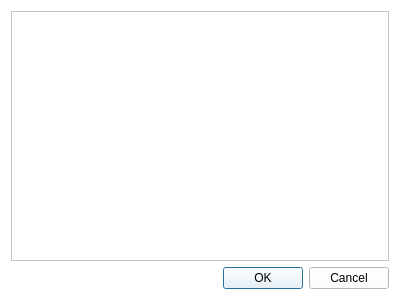
<?xml version="1.0" encoding="UTF-8"?>
<ui version="4.0">
 <class>Selections</class>
 <widget class="QDialog" name="Selections">
  <property name="geometry">
   <rect>
    <x>0</x>
    <y>0</y>
    <width>400</width>
    <height>300</height>
   </rect>
  </property>
  <property name="palette">
   <palette>
    <active>
     <colorrole role="WindowText">
      <brush brushstyle="SolidPattern">
       <color alpha="255">
        <red>0</red>
        <green>0</green>
        <blue>0</blue>
       </color>
      </brush>
     </colorrole>
     <colorrole role="Button">
      <brush brushstyle="SolidPattern">
       <color alpha="255">
        <red>255</red>
        <green>255</green>
        <blue>255</blue>
       </color>
      </brush>
     </colorrole>
     <colorrole role="Light">
      <brush brushstyle="SolidPattern">
       <color alpha="255">
        <red>255</red>
        <green>255</green>
        <blue>255</blue>
       </color>
      </brush>
     </colorrole>
     <colorrole role="Midlight">
      <brush brushstyle="SolidPattern">
       <color alpha="255">
        <red>255</red>
        <green>255</green>
        <blue>255</blue>
       </color>
      </brush>
     </colorrole>
     <colorrole role="Dark">
      <brush brushstyle="SolidPattern">
       <color alpha="255">
        <red>127</red>
        <green>127</green>
        <blue>127</blue>
       </color>
      </brush>
     </colorrole>
     <colorrole role="Mid">
      <brush brushstyle="SolidPattern">
       <color alpha="255">
        <red>170</red>
        <green>170</green>
        <blue>170</blue>
       </color>
      </brush>
     </colorrole>
     <colorrole role="Text">
      <brush brushstyle="SolidPattern">
       <color alpha="255">
        <red>0</red>
        <green>0</green>
        <blue>0</blue>
       </color>
      </brush>
     </colorrole>
     <colorrole role="BrightText">
      <brush brushstyle="SolidPattern">
       <color alpha="255">
        <red>255</red>
        <green>255</green>
        <blue>255</blue>
       </color>
      </brush>
     </colorrole>
     <colorrole role="ButtonText">
      <brush brushstyle="SolidPattern">
       <color alpha="255">
        <red>0</red>
        <green>0</green>
        <blue>0</blue>
       </color>
      </brush>
     </colorrole>
     <colorrole role="Base">
      <brush brushstyle="SolidPattern">
       <color alpha="255">
        <red>255</red>
        <green>255</green>
        <blue>255</blue>
       </color>
      </brush>
     </colorrole>
     <colorrole role="Window">
      <brush brushstyle="SolidPattern">
       <color alpha="255">
        <red>255</red>
        <green>255</green>
        <blue>255</blue>
       </color>
      </brush>
     </colorrole>
     <colorrole role="Shadow">
      <brush brushstyle="SolidPattern">
       <color alpha="255">
        <red>0</red>
        <green>0</green>
        <blue>0</blue>
       </color>
      </brush>
     </colorrole>
     <colorrole role="AlternateBase">
      <brush brushstyle="SolidPattern">
       <color alpha="255">
        <red>255</red>
        <green>255</green>
        <blue>255</blue>
       </color>
      </brush>
     </colorrole>
     <colorrole role="ToolTipBase">
      <brush brushstyle="SolidPattern">
       <color alpha="255">
        <red>255</red>
        <green>255</green>
        <blue>220</blue>
       </color>
      </brush>
     </colorrole>
     <colorrole role="ToolTipText">
      <brush brushstyle="SolidPattern">
       <color alpha="255">
        <red>0</red>
        <green>0</green>
        <blue>0</blue>
       </color>
      </brush>
     </colorrole>
     <colorrole role="PlaceholderText">
      <brush brushstyle="SolidPattern">
       <color alpha="127">
        <red>0</red>
        <green>0</green>
        <blue>0</blue>
       </color>
      </brush>
     </colorrole>
     <colorrole role="Accent">
      <brush brushstyle="SolidPattern">
       <color alpha="255">
        <red>255</red>
        <green>255</green>
        <blue>255</blue>
       </color>
      </brush>
     </colorrole>
    </active>
    <inactive>
     <colorrole role="WindowText">
      <brush brushstyle="SolidPattern">
       <color alpha="255">
        <red>0</red>
        <green>0</green>
        <blue>0</blue>
       </color>
      </brush>
     </colorrole>
     <colorrole role="Button">
      <brush brushstyle="SolidPattern">
       <color alpha="255">
        <red>255</red>
        <green>255</green>
        <blue>255</blue>
       </color>
      </brush>
     </colorrole>
     <colorrole role="Light">
      <brush brushstyle="SolidPattern">
       <color alpha="255">
        <red>255</red>
        <green>255</green>
        <blue>255</blue>
       </color>
      </brush>
     </colorrole>
     <colorrole role="Midlight">
      <brush brushstyle="SolidPattern">
       <color alpha="255">
        <red>255</red>
        <green>255</green>
        <blue>255</blue>
       </color>
      </brush>
     </colorrole>
     <colorrole role="Dark">
      <brush brushstyle="SolidPattern">
       <color alpha="255">
        <red>127</red>
        <green>127</green>
        <blue>127</blue>
       </color>
      </brush>
     </colorrole>
     <colorrole role="Mid">
      <brush brushstyle="SolidPattern">
       <color alpha="255">
        <red>170</red>
        <green>170</green>
        <blue>170</blue>
       </color>
      </brush>
     </colorrole>
     <colorrole role="Text">
      <brush brushstyle="SolidPattern">
       <color alpha="255">
        <red>0</red>
        <green>0</green>
        <blue>0</blue>
       </color>
      </brush>
     </colorrole>
     <colorrole role="BrightText">
      <brush brushstyle="SolidPattern">
       <color alpha="255">
        <red>255</red>
        <green>255</green>
        <blue>255</blue>
       </color>
      </brush>
     </colorrole>
     <colorrole role="ButtonText">
      <brush brushstyle="SolidPattern">
       <color alpha="255">
        <red>0</red>
        <green>0</green>
        <blue>0</blue>
       </color>
      </brush>
     </colorrole>
     <colorrole role="Base">
      <brush brushstyle="SolidPattern">
       <color alpha="255">
        <red>255</red>
        <green>255</green>
        <blue>255</blue>
       </color>
      </brush>
     </colorrole>
     <colorrole role="Window">
      <brush brushstyle="SolidPattern">
       <color alpha="255">
        <red>255</red>
        <green>255</green>
        <blue>255</blue>
       </color>
      </brush>
     </colorrole>
     <colorrole role="Shadow">
      <brush brushstyle="SolidPattern">
       <color alpha="255">
        <red>0</red>
        <green>0</green>
        <blue>0</blue>
       </color>
      </brush>
     </colorrole>
     <colorrole role="AlternateBase">
      <brush brushstyle="SolidPattern">
       <color alpha="255">
        <red>255</red>
        <green>255</green>
        <blue>255</blue>
       </color>
      </brush>
     </colorrole>
     <colorrole role="ToolTipBase">
      <brush brushstyle="SolidPattern">
       <color alpha="255">
        <red>255</red>
        <green>255</green>
        <blue>220</blue>
       </color>
      </brush>
     </colorrole>
     <colorrole role="ToolTipText">
      <brush brushstyle="SolidPattern">
       <color alpha="255">
        <red>0</red>
        <green>0</green>
        <blue>0</blue>
       </color>
      </brush>
     </colorrole>
     <colorrole role="PlaceholderText">
      <brush brushstyle="SolidPattern">
       <color alpha="127">
        <red>0</red>
        <green>0</green>
        <blue>0</blue>
       </color>
      </brush>
     </colorrole>
     <colorrole role="Accent">
      <brush brushstyle="SolidPattern">
       <color alpha="255">
        <red>255</red>
        <green>255</green>
        <blue>255</blue>
       </color>
      </brush>
     </colorrole>
    </inactive>
    <disabled>
     <colorrole role="WindowText">
      <brush brushstyle="SolidPattern">
       <color alpha="255">
        <red>127</red>
        <green>127</green>
        <blue>127</blue>
       </color>
      </brush>
     </colorrole>
     <colorrole role="Button">
      <brush brushstyle="SolidPattern">
       <color alpha="255">
        <red>255</red>
        <green>255</green>
        <blue>255</blue>
       </color>
      </brush>
     </colorrole>
     <colorrole role="Light">
      <brush brushstyle="SolidPattern">
       <color alpha="255">
        <red>255</red>
        <green>255</green>
        <blue>255</blue>
       </color>
      </brush>
     </colorrole>
     <colorrole role="Midlight">
      <brush brushstyle="SolidPattern">
       <color alpha="255">
        <red>255</red>
        <green>255</green>
        <blue>255</blue>
       </color>
      </brush>
     </colorrole>
     <colorrole role="Dark">
      <brush brushstyle="SolidPattern">
       <color alpha="255">
        <red>127</red>
        <green>127</green>
        <blue>127</blue>
       </color>
      </brush>
     </colorrole>
     <colorrole role="Mid">
      <brush brushstyle="SolidPattern">
       <color alpha="255">
        <red>170</red>
        <green>170</green>
        <blue>170</blue>
       </color>
      </brush>
     </colorrole>
     <colorrole role="Text">
      <brush brushstyle="SolidPattern">
       <color alpha="255">
        <red>127</red>
        <green>127</green>
        <blue>127</blue>
       </color>
      </brush>
     </colorrole>
     <colorrole role="BrightText">
      <brush brushstyle="SolidPattern">
       <color alpha="255">
        <red>255</red>
        <green>255</green>
        <blue>255</blue>
       </color>
      </brush>
     </colorrole>
     <colorrole role="ButtonText">
      <brush brushstyle="SolidPattern">
       <color alpha="255">
        <red>127</red>
        <green>127</green>
        <blue>127</blue>
       </color>
      </brush>
     </colorrole>
     <colorrole role="Base">
      <brush brushstyle="SolidPattern">
       <color alpha="255">
        <red>255</red>
        <green>255</green>
        <blue>255</blue>
       </color>
      </brush>
     </colorrole>
     <colorrole role="Window">
      <brush brushstyle="SolidPattern">
       <color alpha="255">
        <red>255</red>
        <green>255</green>
        <blue>255</blue>
       </color>
      </brush>
     </colorrole>
     <colorrole role="Shadow">
      <brush brushstyle="SolidPattern">
       <color alpha="255">
        <red>0</red>
        <green>0</green>
        <blue>0</blue>
       </color>
      </brush>
     </colorrole>
     <colorrole role="AlternateBase">
      <brush brushstyle="SolidPattern">
       <color alpha="255">
        <red>255</red>
        <green>255</green>
        <blue>255</blue>
       </color>
      </brush>
     </colorrole>
     <colorrole role="ToolTipBase">
      <brush brushstyle="SolidPattern">
       <color alpha="255">
        <red>255</red>
        <green>255</green>
        <blue>220</blue>
       </color>
      </brush>
     </colorrole>
     <colorrole role="ToolTipText">
      <brush brushstyle="SolidPattern">
       <color alpha="255">
        <red>0</red>
        <green>0</green>
        <blue>0</blue>
       </color>
      </brush>
     </colorrole>
     <colorrole role="PlaceholderText">
      <brush brushstyle="SolidPattern">
       <color alpha="127">
        <red>127</red>
        <green>127</green>
        <blue>127</blue>
       </color>
      </brush>
     </colorrole>
     <colorrole role="Accent">
      <brush brushstyle="SolidPattern">
       <color alpha="255">
        <red>255</red>
        <green>255</green>
        <blue>255</blue>
       </color>
      </brush>
     </colorrole>
    </disabled>
   </palette>
  </property>
  <property name="windowTitle">
   <string>Dialog</string>
  </property>
  <layout class="QVBoxLayout" name="verticalLayout">
   <item>
    <widget class="QListWidget" name="selectionsList"/>
   </item>
   <item>
    <widget class="QDialogButtonBox" name="buttonBox">
     <property name="standardButtons">
      <set>QDialogButtonBox::StandardButton::Cancel|QDialogButtonBox::StandardButton::Ok</set>
     </property>
    </widget>
   </item>
  </layout>
 </widget>
 <resources/>
 <connections/>
</ui>
